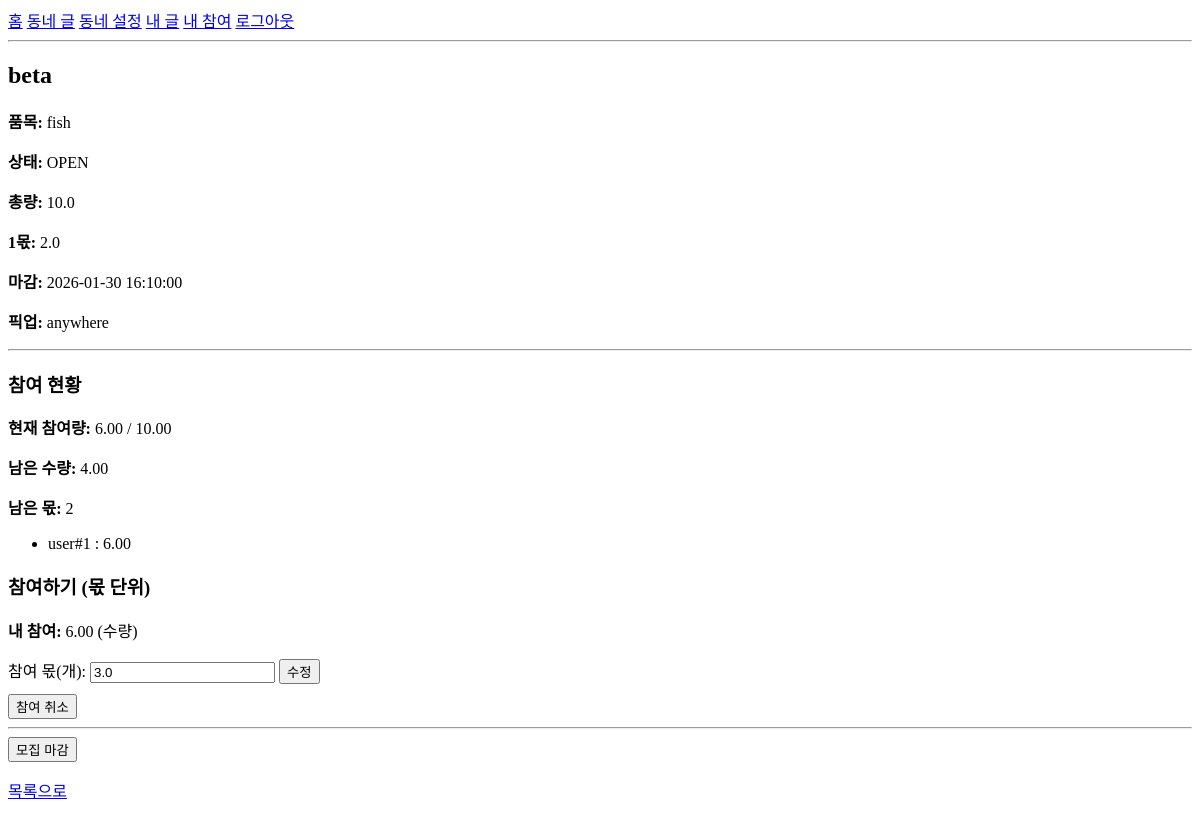
The app's page /posts/2 (signed in), older data.
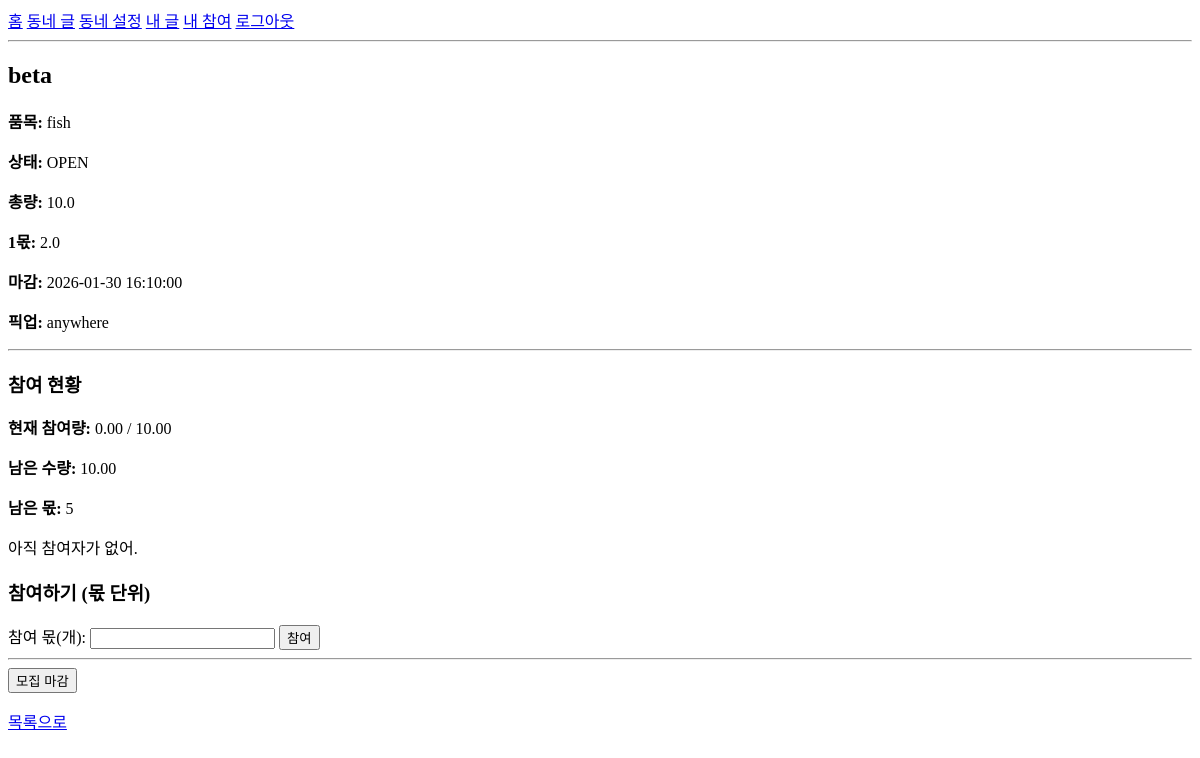
The same page, newer data.
### app/models.py (models this page shows)
class Post(db.Model):
    __tablename__ = "posts"
    id = db.Column(db.Integer, primary_key=True)
    author_id = db.Column(db.Integer, db.ForeignKey("users.id"), nullable=False)
    neighborhood_id = db.Column(db.Integer, db.ForeignKey("neighborhoods.id"), nullable=False)
    title = db.Column(db.String(200), nullable=False)
    item_name = db.Column(db.String(100), nullable=False)
    total_qty = db.Column(db.Float, nullable=False)   # 총량(kg 등)
    unit_qty = db.Column(db.Float, nullable=False)    # 1몫 단위(kg 등)
    deadline = db.Column(db.DateTime, nullable=True)
    pickup_place = db.Column(db.String(200), nullable=True)
    status = db.Column(db.String(20), default="OPEN", nullable=False)  # OPEN/CLOSED
    created_at = db.Column(db.DateTime, default=datetime.utcnow)

class JoinRequest(db.Model):
    __tablename__ = "join_requests"
    id = db.Column(db.Integer, primary_key=True)
    post_id = db.Column(db.Integer, db.ForeignKey("posts.id"), nullable=False)
    user_id = db.Column(db.Integer, db.ForeignKey("users.id"), nullable=False)
    qty = db.Column(db.Float, nullable=False)
    status = db.Column(db.String(20), default="ACTIVE", nullable=False)  # ACTIVE/CANCELED
    created_at = db.Column(db.DateTime, default=datetime.utcnow)
    __table_args__ = (
        db.UniqueConstraint("post_id", "user_id", name="uq_join_post_user"),
    )

### app/posts/routes.py (the view)
@bp.route("/<int:post_id>")
@login_required
def detail_post(post_id: int):
    nid = current_user.primary_neighborhood_id()
    if not nid:
        return redirect(url_for("main.choose_neighborhood"))
    post = Post.query.get_or_404(post_id)
    if post.neighborhood_id != nid:
        abort(403)
    is_author = (post.author_id == current_user.id)
    joins = JoinRequest.query.filter_by(post_id=post.id, status="ACTIVE").all()
    joined_qty = sum(j.qty for j in joins)
    remaining_qty = max(0.0, post.total_qty - joined_qty)
    my_join = JoinRequest.query.filter_by(post_id=post.id, user_id=current_user.id).first()
    remaining_shares = int(remaining_qty // post.unit_qty) if post.unit_qty > 0 else 0
    return render_template(
        "posts/detail.html",
        post=post,
        is_author=is_author,
        joins=joins,
        joined_qty=joined_qty,
        remaining_qty=remaining_qty,
        remaining_shares=remaining_shares,
        my_join=my_join,
    )

### app/__init__.py (called while the page is built)
@login_manager.user_loader
def load_user(user_id: str):
    return User.query.get(int(user_id))

### app/models.py (called while the page is built)
    def primary_neighborhood_id(self):
        rel = next((x for x in self.neighborhoods if x.is_primary), None)
        return rel.neighborhood_id if rel else None

### app/templates/posts/detail.html
{% extends "base.html" %}
{% block content %}
<h2>{{ post.title }}</h2>
<p><b>품목:</b> {{ post.item_name }}</p>
<p><b>상태:</b> {{ post.status }}</p>
<p><b>총량:</b> {{ post.total_qty }}</p>
<p><b>1몫:</b> {{ post.unit_qty }}</p>
{% if post.deadline %}
  <p><b>마감:</b> {{ post.deadline }}</p>
{% endif %}
{% if post.pickup_place %}
  <p><b>픽업:</b> {{ post.pickup_place }}</p>
{% endif %}
<hr>
<h3>참여 현황</h3>
<p><b>현재 참여량:</b> {{ "%.2f"|format(joined_qty) }} / {{ "%.2f"|format(post.total_qty) }}</p>
<p><b>남은 수량:</b> {{ "%.2f"|format(remaining_qty) }}</p>
<p><b>남은 몫:</b> {{ remaining_shares }}</p>
{% if joins|length == 0 %}
  <p>아직 참여자가 없어.</p>
{% else %}
  <ul>
    {% for j in joins %}
      <li>user#{{ j.user_id }} : {{ "%.2f"|format(j.qty) }}</li>
    {% endfor %}
  </ul>
{% endif %}
{% if post.status == "OPEN" %}
  <h3>참여하기 (몫 단위)</h3>
  {% if my_join and my_join.status == "ACTIVE" %}
    <p><b>내 참여:</b> {{ "%.2f"|format(my_join.qty) }} (수량)</p>
  {% endif %}
  <form method="post" action="/posts/{{ post.id }}/join">
    <div>
      참여 몫(개):
      <input name="shares" type="number" step="1" min="1"
             value="{% if my_join and my_join.status == 'ACTIVE' %}{{ (my_join.qty / post.unit_qty) | round(0, 'floor') }}{% endif %}">
      <button type="submit">{% if my_join and my_join.status == "ACTIVE" %}수정{% else %}참여{% endif %}</button>
    </div>
  </form>
  {% if my_join and my_join.status == "ACTIVE" %}
    <form method="post" action="/posts/{{ post.id }}/cancel" style="margin-top:10px;">
      <button type="submit">참여 취소</button>
    </form>
  {% endif %}
{% else %}
  <p><i>모집이 마감되어 참여할 수 없어.</i></p>
{% endif %}
<hr>
{% if is_author and post.status == "OPEN" %}
  <form method="post" action="/posts/{{ post.id }}/close">
    <button type="submit">모집 마감</button>
  </form>
{% endif %}
<p><a href="/posts/">목록으로</a></p>
{% endblock %}

### app/templates/base.html (shortened to what this page needs)
<!doctype html>
<html lang="ko">
<head>
</head>
<body>
  <nav>
    <a href="/">홈</a>
    <a href="/posts/">동네 글</a>
    <a href="/choose-neighborhood">동네 설정</a>
    <a href="/me/posts">내 글</a>
    <a href="/me/joins">내 참여</a>
    <a href="/auth/logout">로그아웃</a>
  </nav>
  <hr>
  {% block content %}{% endblock %}
</body>
</html>

Row changes from the older to the newer data that the page shows:
no longer on one of the page's lists (row edited): JoinRequest: user_id "1", qty "6.00"
changed JoinRequest: shares "3.0" → (not shown); status "ACTIVE" → "CANCELED" (drawn); qty "6.00" → (not shown)
Text that changed along with them:
{{ "%.2f"|format(joined_qty) }}: "6.00" → "0.00"
{{ "%.2f"|format(remaining_qty) }}: "4.00" → "10.00"
{{ remaining_shares }}: "2" → "5"
text no longer shown: "내 참여: (수량) 수정 참여 취소"
text now shown: "아직 참여자가 없어. 참여"
